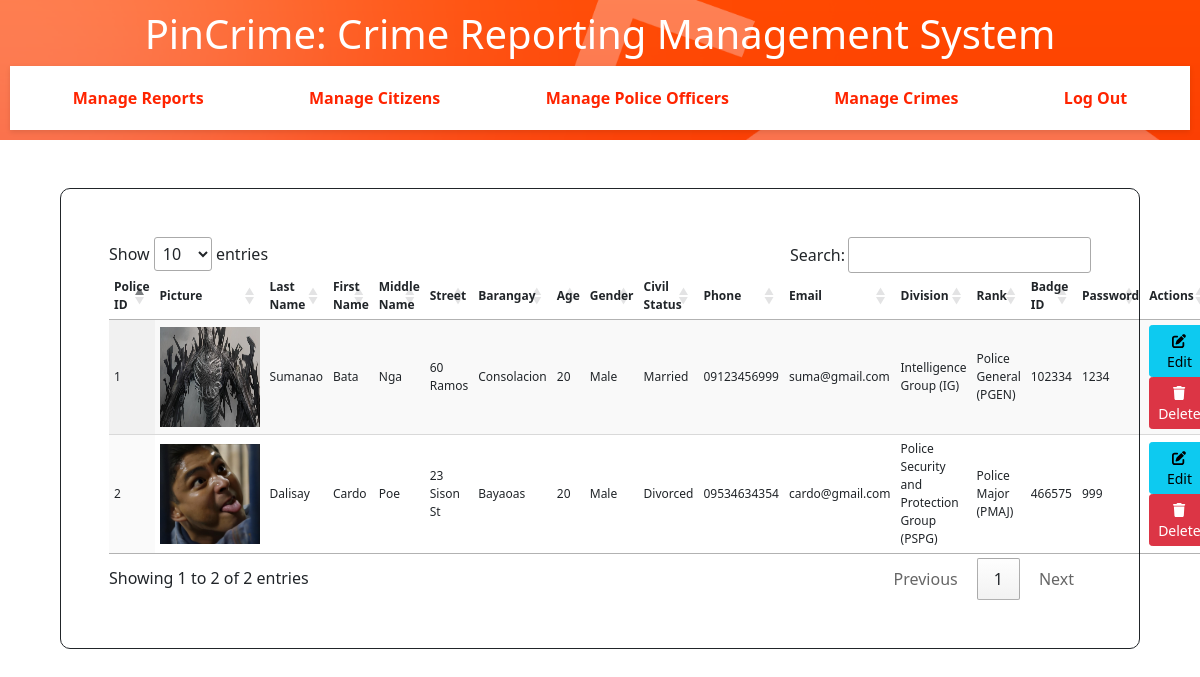
/admin_mng_police.php (signed in), run on the app's committed database.
### tables this page shows
CREATE TABLE `police` (
  `policeID` int(11) NOT NULL,
  `pic` varchar(100) DEFAULT NULL,
  `lname` varchar(20) NOT NULL,
  `fname` varchar(20) NOT NULL,
  `mname` varchar(20) DEFAULT NULL,
  `street_add` varchar(50) DEFAULT NULL,
  `barangay_add` varchar(50) NOT NULL,
  `age` int(11) NOT NULL,
  `gender` varchar(5) NOT NULL,
  `civilstat` varchar(8) NOT NULL,
  `phone` varchar(11) NOT NULL,
  `email` varchar(40) NOT NULL,
  `division` varchar(60) NOT NULL,
  `rank` varchar(60) NOT NULL,
  `badgeID` varchar(6) NOT NULL,
  `password` varchar(10) NOT NULL
);

### admin_mng_police.php (the view, shortened to what this page needs)
<?php
if (isset($_SESSION['email']) && isset($_SESSION['username']) && isset($_SESSION['password'])) {
?>
<!DOCTYPE html>
<html lang="en">
<head>
    <link rel="stylesheet" type="text/css" href="admin.css">
    <link href="https://cdn.jsdelivr.net/npm/bootstrap@5.0.2/dist/css/bootstrap.min.css" rel="stylesheet">
    <link rel="stylesheet" href="https://cdn.datatables.net/1.10.25/css/jquery.dataTables.min.css">
</head>
<body>
    <?php
    require "admin_header.php";
    ?>
    <div class="container-md mt-5 p-5">
        <table id="policeTable" class="display">
            <thead>
                <tr>
                    <th>Police ID</th>
                    <th>Picture</th>
                    <th>Last Name</th>
                    <th>First Name</th>
                    <th>Middle Name</th>
                    <th>Street</th>
                    <th>Barangay</th>
                    <th>Age</th>
                    <th>Gender</th>
                    <th>Civil Status</th>
                    <th>Phone</th>
                    <th>Email</th>
                    <th>Division</th>
                    <th>Rank</th>
                    <th>Badge ID</th>
                    <th>Password</th>
                    <th>Actions</th>
                </tr>
            </thead>
            <tbody>
                <?php
                    require "conn.php";
                    $query = "SELECT * FROM police";
                    $result = $conn->query($query);
                    while ($row = $result->fetch_assoc()) {
                ?>
                    <tr>
                        <td><?php echo $row['policeID'] ?></td>
                        <td><img src="<?php echo $row['pic']?>" style="height: 100px; width: 100px;"></td>
                        <td><?php echo $row['lname'] ?></td>
                        <td><?php echo $row['fname'] ?></td>
                        <td><?php echo $row['mname'] ?></td>
                        <td><?php echo $row['street_add'] ?></td>
                        <td><?php echo $row['barangay_add'] ?></td>
                        <td><?php echo $row['age'] ?></td>
                        <td><?php echo $row['gender'] ?></td>
                        <td><?php echo $row['civilstat'] ?></td>
                        <td><?php echo $row['phone'] ?></td>
                        <td><?php echo $row['email'] ?></td>
                        <td><?php echo $row['division'] ?></td>
                        <td><?php echo $row['rank'] ?></td>
                        <td><?php echo $row['badgeID'] ?></td>
                        <td><?php echo $row['password'] ?></td>
                        <td class="text-center">
                            <a href="admin_police_update.php?policeID=<?php echo $row['policeID']?>" class="btn btn-info btn-sm"><i class="fas fa-edit"></i> Edit</a><br>
                            <a href="admin_delete.php?policeID=<?php echo $row['policeID']?>" onclick="return confirm('Are you sure you want to delete?')" class="btn btn-danger btn-sm"><i class="fas fa-trash"></i> Delete</a>
                        </td>
                    </tr>
                <?php
                }
                ?>
            </tbody>
        </table>
    </div>
</body>
</html>
<?php
} else {
    header("Location:invalid.php");
}
?>

### admin_mng_police.php (style rules this page uses)
.container-md { border-style: solid; border-width: 1px; border-radius: 10px; padding: 20px; width: 90%; margin: auto; }
#policeTable { font-size: 12px; width: 100%; }
#policeTable th, #policeTable td { padding: 5px; }
#policeTable img { height: 80px; width: 80px; }

### data on the page
police: policeID "1", pic (picture), lname "Sumanao", fname "Bata", mname "Nga", street_add "60 Ramos", barangay_add "Consolacion", age "20", gender "Male", civilstat "Married", phone "09123456999", email "suma@gmail.com", division "Intelligence Group (IG)", rank "Police General (PGEN)", badgeID "102334", password "1234"
police: policeID "2", pic (picture), lname "Dalisay", fname "Cardo", mname "Poe", street_add "23 Sison St", barangay_add "Bayaoas", age "20", gender "Male", civilstat "Divorced", phone "09534634354", email "cardo@gmail.com", division "Police Security and Protection Group (PSPG)", rank "Police Major (PMAJ)", badgeID "466575", password "999"
